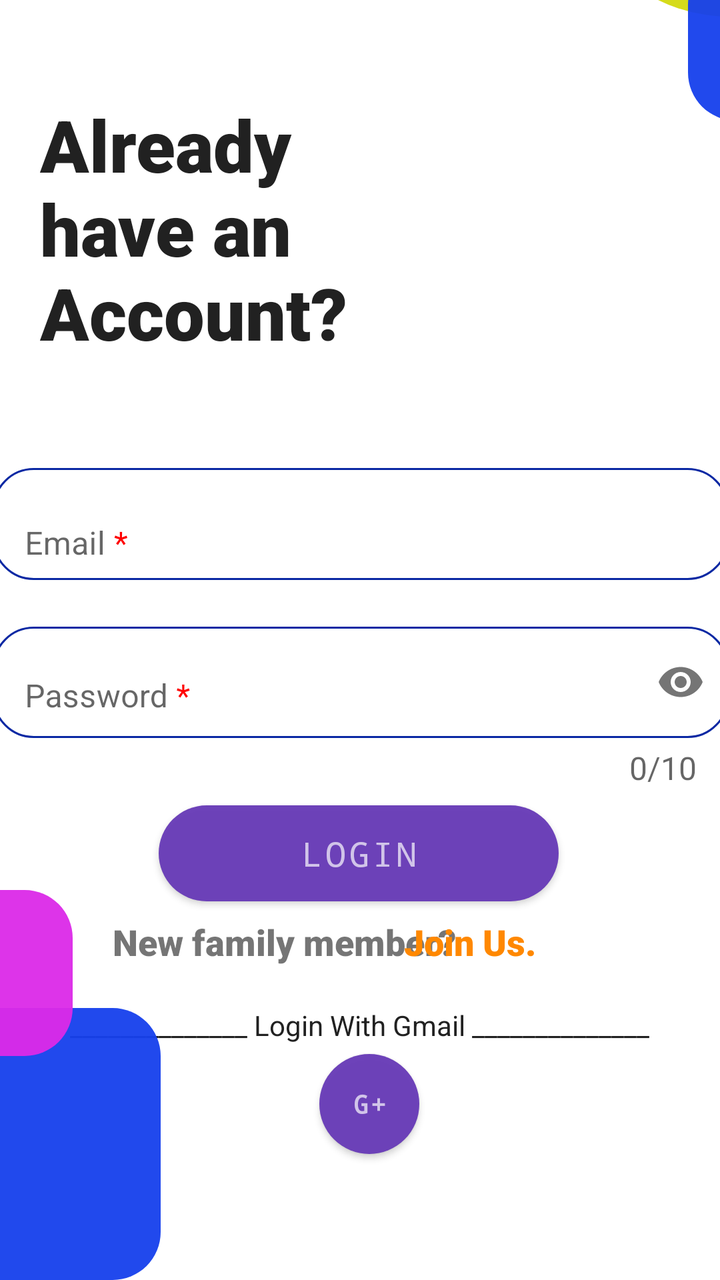
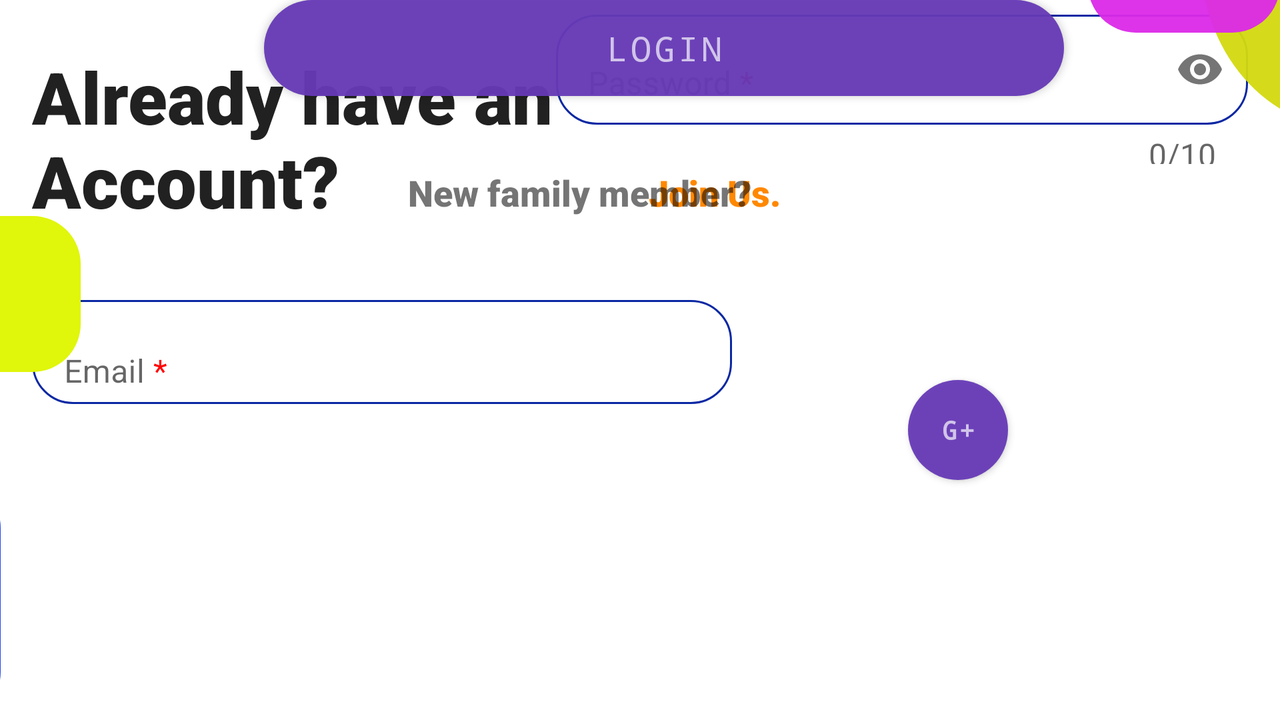

First picture: res/layout/ on a phone held upright. Second picture: the repository's own variant of that layout, on a device whose configuration matches the variant's folder. Source for both follows.
<!-- AndroidManifest.xml: activity theme Theme.NoActionBar -->
<!-- res/layout/activity_login.xml -->
<?xml version="1.0" encoding="utf-8"?>
<androidx.constraintlayout.widget.ConstraintLayout xmlns:android="http://schemas.android.com/apk/res/android"
    xmlns:app="http://schemas.android.com/apk/res-auto"
    xmlns:tools="http://schemas.android.com/tools"
    android:layout_width="match_parent"
    android:layout_height="match_parent"
    tools:context=".Activities.LoginActivity">

    <com.google.android.material.textfield.TextInputLayout
        android:id="@+id/edtTxt_email_login"
        android:layout_width="368dp"
        android:layout_height="56dp"
        android:layout_marginStart="16dp"
        android:layout_marginTop="40dp"
        android:layout_marginEnd="16dp"
        android:autofillHints="Email"
        android:background="@drawable/text_input_layout_rounded"
        android:ems="10"
        android:hint="@string/req_email"
        app:boxBackgroundMode="outline"
        app:errorEnabled="true"
        app:layout_constraintEnd_toEndOf="parent"
        app:layout_constraintHorizontal_bias="0.5"
        app:layout_constraintStart_toStartOf="parent"
        app:layout_constraintTop_toBottomOf="@+id/textView"
        tools:ignore="UnknownId">

        <com.google.android.material.textfield.TextInputEditText
            android:id="@+id/edt_email_login"
            android:layout_width="match_parent"
            android:layout_height="match_parent"
            android:background="@drawable/edit_text_rounded"
            android:drawableLeft="@drawable/ic_email"
            android:drawablePadding="16dp"
            android:inputType="textEmailAddress" />
    </com.google.android.material.textfield.TextInputLayout>

    <com.google.android.material.textfield.TextInputLayout
        android:id="@+id/edtTxt_password_login"
        android:layout_width="368dp"
        android:layout_height="wrap_content"
        android:layout_marginStart="16dp"
        android:layout_marginTop="16dp"
        android:layout_marginEnd="16dp"
        android:autofillHints="@string/password"
        android:background="@drawable/edit_text_rounded"
        android:ems="10"
        android:hint="@string/req_password"
        app:boxBackgroundMode="outline"
        app:counterEnabled="true"
        app:counterMaxLength="10"
        app:counterTextAppearance="@style/CounterText"
        app:endIconMode="password_toggle"
        app:errorEnabled="true"
        app:hintTextAppearance="@style/HintText"
        app:layout_constraintEnd_toEndOf="parent"
        app:layout_constraintHorizontal_bias="0.5"
        app:layout_constraintStart_toStartOf="parent"
        app:layout_constraintTop_toBottomOf="@+id/edtTxt_email_login">

        <com.google.android.material.textfield.TextInputEditText
            android:id="@+id/edt_password_login"
            android:layout_width="match_parent"
            android:layout_height="match_parent"
            android:background="@drawable/text_input_layout_rounded"
            android:drawableLeft="@drawable/ic_password"
            android:drawablePadding="16dp"
            android:inputType="textPassword" />
    </com.google.android.material.textfield.TextInputLayout>

    <TextView
        android:id="@+id/textView4"
        android:layout_width="wrap_content"
        android:layout_height="wrap_content"
        android:layout_marginTop="8dp"
        android:fontFamily="sans-serif-black"
        android:text="@string/register_sentence"
        android:textSize="18sp"
        app:layout_constraintEnd_toEndOf="parent"
        app:layout_constraintHorizontal_bias="0.3"
        app:layout_constraintStart_toStartOf="parent"
        app:layout_constraintTop_toBottomOf="@+id/btn_LogIn_login" />

    <TextView
        android:id="@+id/txt_signup_login"
        android:layout_width="wrap_content"
        android:layout_height="wrap_content"
        android:layout_marginEnd="92dp"
        android:fontFamily="sans-serif-black"
        android:text="@string/join"
        android:textColor="@android:color/holo_orange_dark"
        android:textSize="18sp"
        app:layout_constraintBaseline_toBaselineOf="@+id/textView4"
        app:layout_constraintEnd_toEndOf="parent" />

    <TextView
        android:id="@+id/textView"
        android:layout_width="166dp"
        android:layout_height="146dp"
        android:layout_marginStart="20dp"
        android:layout_marginTop="48dp"
        android:fontFamily="sans-serif-black"
        android:text="@string/login_page"
        android:textColor="@color/primary_text"
        android:textSize="36sp"
        app:layout_constraintStart_toStartOf="parent"
        app:layout_constraintTop_toTopOf="parent" />

    <Button
        android:id="@+id/btn_LogIn_login"
        android:layout_width="200dp"
        android:layout_height="wrap_content"
        android:layout_marginTop="8dp"
        android:background="@drawable/rounded_button"
        android:fontFamily="monospace"
        android:text="Login"
        android:textSize="17dp"
        app:layout_constraintEnd_toEndOf="parent"
        app:layout_constraintHorizontal_bias="0.495"
        app:layout_constraintStart_toStartOf="parent"
        app:layout_constraintTop_toBottomOf="@+id/edtTxt_password_login" />

    <Button
        android:id="@+id/btn_google_login"
        android:layout_width="50dp"
        android:layout_height="50dp"
        android:layout_marginBottom="16dp"
        android:background="@drawable/google_button_layout"
        android:fontFamily="monospace"
        android:text="G+"
        android:textSize="13dp"
        android:textStyle="bold"
        app:layout_constraintBottom_toBottomOf="parent"
        app:layout_constraintEnd_toEndOf="parent"
        app:layout_constraintHorizontal_bias="0.515"
        app:layout_constraintStart_toStartOf="parent"
        app:layout_constraintTop_toBottomOf="@+id/textView3"
        app:layout_constraintVertical_bias="0.097" />

    <TextView
        android:id="@+id/textView3"
        android:layout_width="wrap_content"
        android:layout_height="wrap_content"
        android:layout_marginTop="20dp"
        android:text="@string/another_method"
        android:textColor="@color/primary_text"
        app:layout_constraintEnd_toEndOf="parent"
        app:layout_constraintHorizontal_bias="0.498"
        app:layout_constraintStart_toStartOf="parent"
        app:layout_constraintTop_toBottomOf="@+id/textView4" />

    <ImageView
        android:id="@+id/imageView5"
        android:layout_width="147dp"
        android:layout_height="136dp"
        android:layout_marginEnd="280dp"
        app:layout_constraintBottom_toBottomOf="parent"
        app:layout_constraintEnd_toEndOf="parent"
        app:srcCompat="@drawable/rounded_button" />

    <ImageView
        android:id="@+id/imageView6"
        android:layout_width="139dp"
        android:layout_height="112dp"
        android:layout_marginStart="296dp"
        android:layout_marginBottom="632dp"
        app:layout_constraintBottom_toBottomOf="parent"
        app:layout_constraintStart_toStartOf="parent"
        app:srcCompat="@drawable/circle_shape" />

    <ImageView
        android:id="@+id/imageView7"
        android:layout_width="95dp"
        android:layout_height="83dp"
        android:layout_marginEnd="324dp"
        android:layout_marginBottom="112dp"
        app:layout_constraintBottom_toBottomOf="parent"
        app:layout_constraintEnd_toEndOf="parent"
        app:srcCompat="@drawable/square_pink" />

    <ImageView
        android:id="@+id/imageView8"
        android:layout_width="102dp"
        android:layout_height="90dp"
        android:layout_marginStart="104dp"
        android:layout_marginTop="64dp"
        app:layout_constraintStart_toStartOf="parent"
        app:layout_constraintTop_toBottomOf="@+id/btn_google_login"
        app:srcCompat="@drawable/square_yellow" />

    <ImageView
        android:id="@+id/imageView9"
        android:layout_width="76dp"
        android:layout_height="82dp"
        android:layout_marginStart="344dp"
        android:layout_marginBottom="580dp"
        app:layout_constraintBottom_toBottomOf="parent"
        app:layout_constraintStart_toStartOf="parent"
        app:srcCompat="@drawable/rounded_button" />

    <ImageView
        android:id="@+id/imageView10"
        android:layout_width="74dp"
        android:layout_height="68dp"
        android:layout_marginStart="260dp"
        android:layout_marginBottom="680dp"
        app:layout_constraintBottom_toBottomOf="parent"
        app:layout_constraintStart_toStartOf="parent"
        app:srcCompat="@drawable/square_pink" />

</androidx.constraintlayout.widget.ConstraintLayout>
<!-- resources referenced by this layout -->
<resources>
  <color name="primary_text">#212121</color>
  <!-- drawable circle_shape (drawable) -->
  <?xml version="1.0" encoding="utf-8"?>
  <shape xmlns:android="http://schemas.android.com/apk/res/android" android:shape="oval">
      <corners android:radius="24dp"/>
      <solid android:color="#F3D3DA10"/>
  </shape>
  <!-- drawable edit_text_rounded (drawable) -->
  <?xml version="1.0" encoding="utf-8"?>
  <selector xmlns:android="http://schemas.android.com/apk/res/android">
      <item>
          <shape android:shape="rectangle">
              <solid android:color="@android:color/transparent"/>
              <stroke android:width="1dp" android:color="@android:color/transparent"/>
              <corners android:radius="20dp"/>
          </shape>
      </item>
  </selector>
  <!-- drawable google_button_layout (drawable) -->
  <?xml version="1.0" encoding="utf-8"?>
  <shape xmlns:android="http://schemas.android.com/apk/res/android">
      <corners android:radius="30dp"/>
      <solid android:color="#F3ED1717"/>
  </shape>
  <!-- drawable rounded_button (drawable) -->
  <?xml version="1.0" encoding="utf-8"?>
  <shape xmlns:android="http://schemas.android.com/apk/res/android">
      <corners android:radius="24dp"/>
      <solid android:color="#F31741ED"/>
  </shape>
  <!-- drawable square_pink (drawable) -->
  <?xml version="1.0" encoding="utf-8"?>
  <shape xmlns:android="http://schemas.android.com/apk/res/android">
      <corners android:radius="24dp"/>
      <solid android:color="#F3DC2BE8"/>
  </shape>
  <!-- drawable square_yellow (drawable) -->
  <?xml version="1.0" encoding="utf-8"?>
  <shape xmlns:android="http://schemas.android.com/apk/res/android">
      <corners android:radius="24dp"/>
      <solid android:color="#E0F60B"/>
  </shape>
  <!-- drawable text_input_layout_rounded (drawable) -->
  <?xml version="1.0" encoding="utf-8"?>
  <selector xmlns:android="http://schemas.android.com/apk/res/android">
      <item>
          <shape android:shape="rectangle">
              <solid android:color="@android:color/transparent"/>
              <stroke android:width="1dp" android:color="@color/blue"/>
              <corners android:radius="20dp"/>
          </shape>
      </item>
  </selector>
  <string name="another_method">______________        Login With Gmail       ______________</string>
  <string name="join">Join Us.</string>
  <string name="login_page">Already have an Account?</string>
  <string name="password">Password</string>
  <string name="register_sentence">New family member?</string>
  <string name="req_email">Email <font color="#FF0000">*</font></string>
  <string name="req_password">Password <font color="#FF0000">*</font></string>
  <style name="CounterText" parent="TextAppearance.Design.Counter">
          <item name="android:textSize">16sp</item>
          <item name="android:textColor">@color/accent</item>
      </style>
  <style name="HintText" parent="TextAppearance.Design.Hint">
          <item name="android:textSize">16sp</item>
          <item name="android:textColor">@color/secondary_text</item>
      </style>
  <style name="Theme.NoActionBar" parent="Theme.MaterialComponents.DayNight.NoActionBar">
          
          <item name="colorPrimary">@color/primary</item>
          <item name="colorPrimaryVariant">@color/primary_dark</item>
          <item name="colorOnPrimary">@color/primary_light</item>
          
          <item name="colorSecondary">@color/accent</item>
          <item name="colorSecondaryVariant">@color/secondary_text</item>
          <item name="colorOnSecondary">@color/primary_light</item>
          
          <item name="android:statusBarColor" tools:targetApi="l">?attr/colorPrimaryVariant</item>
          
      </style>
  <color name="blue">#0A28A3</color>
  <color name="accent">#E13B48</color>
  <color name="secondary_text">#757575</color>
  <color name="primary">#673AB7</color>
  <color name="primary_dark">#EAB61C</color>
  <color name="primary_light">#D1C4E9</color>
</resources>
<!-- res/layout-land/activity_login.xml (the repository's variant of the layout above) -->
<!-- drawn on the phone turned sideways -->
<?xml version="1.0" encoding="utf-8"?>
<androidx.constraintlayout.widget.ConstraintLayout xmlns:android="http://schemas.android.com/apk/res/android"
    xmlns:app="http://schemas.android.com/apk/res-auto"
    xmlns:tools="http://schemas.android.com/tools"
    android:layout_width="match_parent"
    android:layout_height="match_parent"
    android:layout_weight="4">

    <TextView
        android:id="@+id/textView"
        android:layout_width="360dp"
        android:layout_height="106dp"
        android:layout_marginStart="16dp"
        android:layout_marginTop="24dp"
        android:fontFamily="sans-serif-black"
        android:text="@string/login_page"
        android:textColor="@color/primary_text"
        android:textSize="36sp"
        app:layout_constraintStart_toStartOf="parent"
        app:layout_constraintTop_toTopOf="parent" />

    <TextView
        android:id="@+id/txt_signup_login"
        android:layout_width="wrap_content"
        android:layout_height="wrap_content"
        android:fontFamily="sans-serif-black"
        android:text="@string/join"
        android:textColor="@android:color/holo_orange_dark"
        android:textSize="18sp"
        app:layout_constraintBaseline_toBaselineOf="@+id/textView4"
        app:layout_constraintEnd_toEndOf="parent"
        app:layout_constraintHorizontal_bias="0.565"
        app:layout_constraintStart_toStartOf="parent" />

    <TextView
        android:id="@+id/textView4"
        android:layout_width="wrap_content"
        android:layout_height="wrap_content"
        android:layout_marginStart="204dp"
        android:layout_marginTop="36dp"
        android:fontFamily="sans-serif-black"
        android:text="@string/register_sentence"
        android:textSize="18sp"
        app:layout_constraintStart_toStartOf="parent"
        app:layout_constraintTop_toBottomOf="@+id/btn_LogIn_login" />

    <com.google.android.material.textfield.TextInputLayout
        android:id="@+id/edtTxt_password_login"
        android:layout_width="346dp"
        android:layout_height="82dp"
        android:layout_marginEnd="16dp"
        android:autofillHints="@string/password"
        android:background="@drawable/edit_text_rounded"
        android:ems="10"
        android:hint="@string/req_password"
        android:weightSum="0.5"
        app:boxBackgroundMode="outline"
        app:counterEnabled="true"
        app:counterMaxLength="10"
        app:counterTextAppearance="@style/CounterText"
        app:endIconMode="password_toggle"
        app:errorEnabled="true"
        app:hintTextAppearance="@style/HintText"
        app:layout_constraintEnd_toEndOf="parent"
        tools:ignore="MissingConstraints"
        tools:layout_editor_absoluteY="142dp">

        <com.google.android.material.textfield.TextInputEditText
            android:id="@+id/edt_password_login"
            android:layout_width="match_parent"
            android:layout_height="55dp"
            android:background="@drawable/text_input_layout_rounded"
            android:drawableLeft="@drawable/ic_password"
            android:drawablePadding="16dp"
            android:inputType="textPassword" />
    </com.google.android.material.textfield.TextInputLayout>

    <com.google.android.material.textfield.TextInputLayout
        android:id="@+id/edtTxt_email_login"
        android:layout_width="350dp"
        android:layout_height="52dp"
        android:layout_marginTop="20dp"
        android:layout_marginStart="16dp"
        android:layout_marginEnd="16dp"
        android:autofillHints="Email"
        app:boxBackgroundMode="outline"
        android:background="@drawable/text_input_layout_rounded"        android:ems="10"
        android:hint="@string/req_email"
        android:weightSum="0.5"
        app:errorEnabled="true"
        app:layout_constraintStart_toStartOf="parent"
        app:layout_constraintTop_toBottomOf="@+id/textView"
        tools:ignore="UnknownId">

        <com.google.android.material.textfield.TextInputEditText
            android:id="@+id/edt_email_login"
            android:layout_width="match_parent"
            android:layout_height="match_parent"
            android:background="@drawable/edit_text_rounded"
            android:drawableLeft="@drawable/ic_email"
            android:drawablePadding="16dp"
            android:inputType="textEmailAddress" />
    </com.google.android.material.textfield.TextInputLayout>

    <Button
        android:id="@+id/btn_LogIn_login"
        android:layout_width="400dp"
        android:layout_height="wrap_content"
        android:layout_marginStart="132dp"
        android:background="@drawable/rounded_button"
        android:fontFamily="monospace"
        android:text="Login"
        android:textSize="17dp"
        app:layout_constraintStart_toStartOf="parent"
        tools:ignore="MissingConstraints"
        tools:layout_editor_absoluteY="243dp" />

    <Button
        android:id="@+id/btn_google_login"
        android:layout_width="50dp"
        android:layout_height="50dp"
        android:layout_marginEnd="136dp"
        android:layout_marginBottom="120dp"
        android:background="@drawable/google_button_layout"
        android:fontFamily="monospace"
        android:text="G+"
        android:textSize="13dp"
        android:textStyle="bold"
        app:layout_constraintBottom_toBottomOf="parent"
        app:layout_constraintEnd_toEndOf="parent" />

    <ImageView
        android:id="@+id/imageView2"
        android:layout_width="176dp"
        android:layout_height="120dp"
        android:layout_marginEnd="640dp"
        app:layout_constraintBottom_toBottomOf="parent"
        app:layout_constraintEnd_toEndOf="parent"
        app:srcCompat="@drawable/rounded_button" />

    <ImageView
        android:id="@+id/imageView3"
        android:layout_width="87dp"
        android:layout_height="78dp"
        android:layout_marginTop="60dp"
        android:layout_marginEnd="600dp"
        app:layout_constraintEnd_toEndOf="parent"
        app:layout_constraintTop_toBottomOf="@+id/btn_LogIn_login"
        app:srcCompat="@drawable/square_yellow" />

    <ImageView
        android:id="@+id/imageView11"
        android:layout_width="91dp"
        android:layout_height="72dp"
        android:layout_marginTop="252dp"
        android:layout_marginEnd="664dp"
        app:layout_constraintEnd_toEndOf="parent"
        app:layout_constraintTop_toTopOf="parent"
        app:srcCompat="@drawable/square_pink" />

    <ImageView
        android:id="@+id/imageView12"
        android:layout_width="150dp"
        android:layout_height="173dp"
        android:layout_marginStart="600dp"
        android:layout_marginBottom="296dp"
        app:layout_constraintBottom_toBottomOf="parent"
        app:layout_constraintStart_toStartOf="parent"
        app:srcCompat="@drawable/circle_shape" />

    <ImageView
        android:id="@+id/imageView13"
        android:layout_width="96dp"
        android:layout_height="85dp"
        android:layout_marginStart="544dp"
        android:layout_marginBottom="344dp"
        app:layout_constraintBottom_toBottomOf="parent"
        app:layout_constraintStart_toStartOf="parent"
        app:srcCompat="@drawable/square_pink" />

    <ImageView
        android:id="@+id/imageView14"
        android:layout_width="80dp"
        android:layout_height="79dp"
        android:layout_marginStart="668dp"
        android:layout_marginBottom="260dp"
        app:layout_constraintBottom_toBottomOf="parent"
        app:layout_constraintStart_toStartOf="parent"
        app:srcCompat="@drawable/rounded_button" />

</androidx.constraintlayout.widget.ConstraintLayout>
<!-- resources referenced by the variant -->
<!-- as the phone turned sideways resolves them -->
<resources>
  <color name="primary_text">#212121</color>
  <!-- drawable circle_shape (drawable) -->
  <?xml version="1.0" encoding="utf-8"?>
  <shape xmlns:android="http://schemas.android.com/apk/res/android" android:shape="oval">
      <corners android:radius="24dp"/>
      <solid android:color="#F3D3DA10"/>
  </shape>
  <!-- drawable edit_text_rounded (drawable) -->
  <?xml version="1.0" encoding="utf-8"?>
  <selector xmlns:android="http://schemas.android.com/apk/res/android">
      <item>
          <shape android:shape="rectangle">
              <solid android:color="@android:color/transparent"/>
              <stroke android:width="1dp" android:color="@android:color/transparent"/>
              <corners android:radius="20dp"/>
          </shape>
      </item>
  </selector>
  <!-- drawable google_button_layout (drawable) -->
  <?xml version="1.0" encoding="utf-8"?>
  <shape xmlns:android="http://schemas.android.com/apk/res/android">
      <corners android:radius="30dp"/>
      <solid android:color="#F3ED1717"/>
  </shape>
  <!-- drawable rounded_button (drawable) -->
  <?xml version="1.0" encoding="utf-8"?>
  <shape xmlns:android="http://schemas.android.com/apk/res/android">
      <corners android:radius="24dp"/>
      <solid android:color="#F31741ED"/>
  </shape>
  <!-- drawable square_pink (drawable) -->
  <?xml version="1.0" encoding="utf-8"?>
  <shape xmlns:android="http://schemas.android.com/apk/res/android">
      <corners android:radius="24dp"/>
      <solid android:color="#F3DC2BE8"/>
  </shape>
  <!-- drawable square_yellow (drawable) -->
  <?xml version="1.0" encoding="utf-8"?>
  <shape xmlns:android="http://schemas.android.com/apk/res/android">
      <corners android:radius="24dp"/>
      <solid android:color="#E0F60B"/>
  </shape>
  <!-- drawable text_input_layout_rounded (drawable) -->
  <?xml version="1.0" encoding="utf-8"?>
  <selector xmlns:android="http://schemas.android.com/apk/res/android">
      <item>
          <shape android:shape="rectangle">
              <solid android:color="@android:color/transparent"/>
              <stroke android:width="1dp" android:color="@color/blue"/>
              <corners android:radius="20dp"/>
          </shape>
      </item>
  </selector>
  <string name="join">Join Us.</string>
  <string name="login_page">Already have an Account?</string>
  <string name="password">Password</string>
  <string name="register_sentence">New family member?</string>
  <string name="req_email">Email <font color="#FF0000">*</font></string>
  <string name="req_password">Password <font color="#FF0000">*</font></string>
  <style name="CounterText" parent="TextAppearance.Design.Counter">
          <item name="android:textSize">16sp</item>
          <item name="android:textColor">@color/accent</item>
      </style>
  <style name="HintText" parent="TextAppearance.Design.Hint">
          <item name="android:textSize">16sp</item>
          <item name="android:textColor">@color/secondary_text</item>
      </style>
  <style name="Theme.NoActionBar" parent="Theme.MaterialComponents.DayNight.NoActionBar">
          
          <item name="colorPrimary">@color/primary</item>
          <item name="colorPrimaryVariant">@color/primary_dark</item>
          <item name="colorOnPrimary">@color/primary_light</item>
          
          <item name="colorSecondary">@color/accent</item>
          <item name="colorSecondaryVariant">@color/secondary_text</item>
          <item name="colorOnSecondary">@color/primary_light</item>
          
          <item name="android:statusBarColor" tools:targetApi="l">?attr/colorPrimaryVariant</item>
          
      </style>
  <color name="blue">#0A28A3</color>
  <color name="accent">#E13B48</color>
  <color name="secondary_text">#757575</color>
  <color name="primary">#673AB7</color>
  <color name="primary_dark">#EAB61C</color>
  <color name="primary_light">#D1C4E9</color>
</resources>
